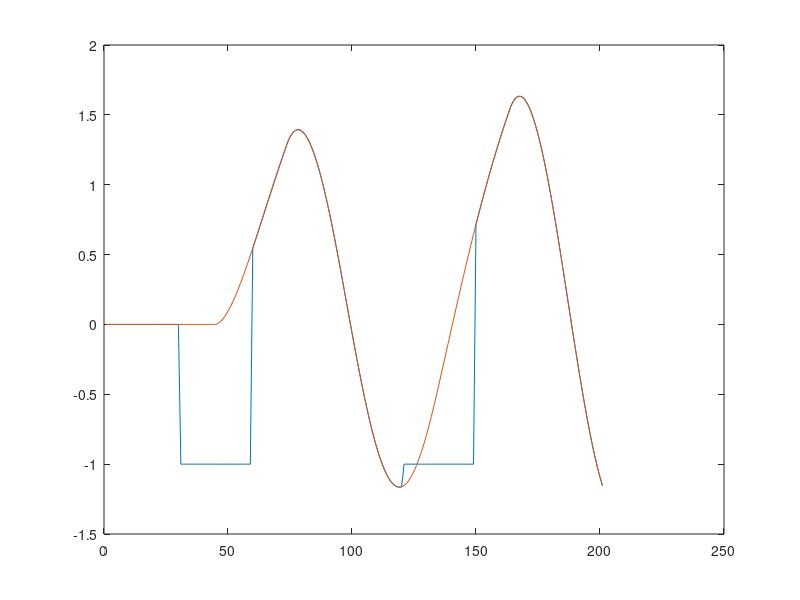

This figure's MATLAB source: (Note: this script raises an error after producing the figure.)
%% setting up modelled V chem
LG0 = 3;
tau1 = 20;
delay = 15;
tau2 = tau1;

%LG0 = LG1*(1+(2*pi*tau1)^2)^0.5;
LG1 = LG0/(1+(2*pi*tau1/60)^2)^0.5 / (1+(2*pi*tau2/60)^2)^0.5;

%LG1 = abs(LG0 * 1/(1 + j*2*pi/60*tau1) * 1/(1 + j*2*pi/60*tau2))


dt = 1;
Time = (-60:dt:210)';
Time=(1:dt:201)';

alpha1=(tau1./dt)./(1+tau1./dt); % Forward Euler approximation of alph
alpha2=1-dt/tau1; % Backward Euler approximation of alpha
beta1=-LG0./(1+tau1./dt); % Forward Euler approximation of beta
beta2=-LG0./(tau1./dt); % Backward Euler approximation of beta
alpha=(alpha1+alpha2)/2; % alpha
beta=(beta1+beta2)/2; % beta

alpha1X=(tau2./dt)./(1+tau2./dt); % Forward Euler approximation of alph
alpha2X=1-dt/tau2; % Backward Euler approximation of alpha
beta1X=1./(1+tau2./dt); % Forward Euler approximation of beta
beta2X=1./(tau2./dt); % Backward Euler approximation of beta
alphaX=(alpha1X+alpha2X)/2; % alpha
betaX=(beta1X+beta2X)/2; % beta

% alpha=1-dt/tau1; % Backward Euler approximation of alpha
% alphaX=1-dt/tau2; % Backward Euler approximation of alpha
% beta=-k./(tau1./dt); % Backward Euler approximation of beta
% betaX=1./(tau2./dt); % Backward Euler approximation of beta

VE = 0*Time;
E1 = 0*Time + 1;
E1(Time>30 & Time<60) = 0;
E1(Time>120 & Time<150) = 0;
VE(E1==0)=-1;

delayedVE = 0*Time;
delayi = round(delay/dt);
delayedVE(delayi+1:end) = VE(1:end-delayi);

Vchem = 0*Time;
Vchem2 = 0*Time;
for k=(delayi+1):length(Time)
    delayedVE(k) = VE(k-delayi);
    Vchem(k) = alpha*Vchem(k-1) + delayedVE(k)*beta;
    Vchem2(k) = alphaX*Vchem2(k-1) + Vchem(k)*betaX;
    %VE(k) = Vchem2(k);
    VE(k) = Vchem2(k);
    if E1(k)==0
        VE(k) = -1;
    end
end
Vchem = Vchem2;

%Vout = Vchem2;
%Vout(E1==0)=VE(E1==0);

figure(1)
plot(Time,[VE Vchem]);


%%
%             - Column 1: Breath-by-Breath Minute Ventilation -- Must already be "mean subtracted" i.e. eupnea=0.
%             - Column 2: Obstructive respiratory event series. Elements=1 for an un-obstructed breath; Elements=0 for an obstructed breath.
%             - Column 3: Arousal Scoring series: defines whether there is an arousal present in each breath (arousal present, AR[n]=1; No arousal present, AR[n]=0);
%             - Column 4: The time that each breath in the series occurs.
%             - Column 5: Scored Central Apnea array series: defines whether each breath is scored as a central apnea. elements=1 for breaths in a scored central apnea; Elements=0 for breaths not classified as a central apnea.
%             - Column 6: T_tot series (currently unused)
%             - Column 7: T_tot series for the previous breath.
% global settings
% settings.plotfigureLGparameters = 1

%OLD - plots event by event within subject
M=10
load(['EventAnalyzed\PhenoDrive2020_' num2str(M)])

Veupnea=1;
VdriveExponent=1; %0.67 perhaps for those with Vdrive>VE at arousal?
settings.tau2ontau1=1;
settings.VchemNonlinearTransform=1;
minareffect=1;


for i=3:size(Boxes.VI,2)
VE=Boxes.VI(i,:)'-mean(Boxes.VI(i,:));
Vchem=Boxes.VdriveEdiNorm(i,:)'-mean(Boxes.VdriveEdiNorm(i,:));
E1=VE*0;
Time=(1:dt:201)';

%ArSig = Boxes.ArPr(i,:)*1; %EventsAr
ArSig = 0*VE;
ArSig = ArSignalEffects(1*(Boxes.ArPr(i,:)'*1 > 0.75),2,20);
ArSig = (Boxes.ArPr(i,:)'-minareffect)/(1-minareffect); ArSig(ArSig<0)=0;

%Data = [VE E1 E1*0 Time E1*0 E1*0+dt E1*0+dt Vchem];

Data = [VE E1 ArSig Time E1*0 E1*0+dt E1*0+dt Vchem];
VraOn=0;
Veupnea=1;
polyfitorder=0;
% 
% I = [-10+101+round(0*EAinfo.deltaT2):round(101+45)]';
% I(I<1)=[];
% Data = Data(I,:);
I=[1:201];

[Error,VchemOut,Varousal,LoopGainParameters,BestParameters,BestSSres,FitQuality,i_1,i_end,lowerSEM,upperSEM,CI_parameters] = ...
    FindBestModelParametersCItau2(Data,VraOn,Veupnea,polyfitorder)

%

% ParametersArray(i,:)=BestParameters;
% figure(2)
% plot(Time,[Vchem VchemOut]);


figure(2); clf(2);
plot(Time(I),1+[VE(I) Vchem(I)]);
hold on
plot(Time(I),1+[VchemOut]);
plot(Time(I),1+[Varousal+VchemOut],'k');
plot(Time(I),2+[Ensembles.ArPr(I) ArSig(I)]);
%legend on
%hold on

pause
end

%% MAIN FUNCTION FOR LOOP GAIN FITS TO EDI
%Run this section
%idcs   = strfind(dir,'\');
 newdir = settings.workdir
 if ~(exist([newdir '\CPAPTraits'], 'dir') == 7)
        mkdir([newdir '\CPAPTraits']);
 end
    

for M=1:60; %15 41 17* 4 46 19 14 23
    
dt = 1;
    try
load(['EventAnalyzed\PhenoDrive2020_' num2str(M)])

Veupnea=1;
VdriveExponent=1; %0.67 perhaps for those with Vdrive>VE at arousal?
settings.tau2ontau1=1;
settings.VchemNonlinearTransform=1;
minareffect=1;

VE=Ensembles.VI - Veupnea; %affects fit
Vchem=Ensembles.VdriveEdiNorm.^VdriveExponent - Veupnea; %doesn't affect fit (shift/scale)
%Vchem=Ensembles.VdrivePesNorm.^VdriveExponent - Veupnea; %doesn't affect fit (shift/scale)
Time=(1:dt:201)';

if 0
I = find(~isnan(sum(Boxes.VdriveEdiNorm,2)));
VE=Boxes.VI(I,:)' - 1;
Vchem=Boxes.VdriveEdiNorm(I,:)' - 1;
VE=VE(:);
Vchem=Vchem(:);
end

ArSig = Ensembles.ArPr*1; %EventsAr
ArSig = 0*VE;
ArSig = ArSignalEffects(1*(Ensembles.ArPr*1 > 0.75),2,20);
try
GGSig = Ensembles.GGpeak
catch
end
ArSig = (Ensembles.ArPr-minareffect)/(1-minareffect); ArSig(ArSig<0)=0;
   %ArSig=ArSig.^0.5 
%ArSig = ArSignalEffects(1*(Ensembles.ArPr*1 > 0.5),0,[]);
%ArSig = ArSignalEffects(1*(Ensembles.ArPr*1 > 0.5),1,20)

% ArSig = 1*(Ensembles.ArPr*1 > 0.5);
% AR1 = ArSig;

%ArSig = 1*(Ensembles.ArPr*1 > 0.5);
%ArSig = Ensembles.ArPrLogit*1; %EventsAr
%Time(:,1)=(1:dt:length(VE));

%ArSig = Ensembles.EventsAr*1; %EventsAr
E1=VE*0 +1;
%E1(Ensembles.ArPr*1 >0.5)=0;
%E1(Ensembles.EventsResp<0.5)=0;

Data = [VE E1 ArSig Time E1*0 E1*0+dt E1*0+dt Vchem];

I = [-10+101+round(0*EAinfo.deltaT2):round(101+45)]';

I(I<1)=[];
Data = Data(I,:);



VraOn=1;
Veupnea=1;
polyfitorder=0;

[Error,VchemOut,Varousal,LoopGainParameters,BestParameters,BestSSres,FitQuality,i_1,i_end,lowerSEM,upperSEM,CI_parameters] = ...
    FindBestModelParametersCItau2(Data,VraOn,Veupnea,polyfitorder)
%LoopGainParameters=[LG0 tau delay LGn Tn LG1 LG2 gamma];

%LoopGainParametersTemp = LoopGainParameters;
disp(['LG1=' num2str(LoopGainParameters(6))]);
disp(['VRA=' num2str(LoopGainParameters(8))]);

figure(2); clf(2);
plot(Time(I)-100,1+[VE(I) Vchem(I)]);
hold on
plot(Time(I)-100,1+[VchemOut]);
plot(Time(I)-100,1+[Varousal+VchemOut],'k');
plot(Time(I)-100,2+[Ensembles.ArPr(I)]) % ArSig(I)]);
try
plot(Time(I)-100,1+[(Ensembles.GGpeak(I)-mean(Ensembles.GGpeak(I)))/mean(Ensembles.GGpeak(I))]) % ArSig(I)]);

plot(Time(I)-100,1+[(Ensembles.DeltaPes(I)-mean(Ensembles.DeltaPes(I)))/mean(Ensembles.DeltaPes(I))]) % ArSig(I)]);
catch
end
xlabel('Time')
ylabel('VE  Vdrive  VChemOut   ArPr')

title(['LG1='  num2str(LoopGainParameters(6)) '; ' 'VRA=' num2str(LoopGainParameters(8))] )

set(gca,'box','off')
%legend on
%hold on
 pause

LGvalues(M,:)=LoopGainParameters
if 0
saveas(2,[newdir '\CPAPTraits' '\'  num2str(M) '_LG'],'fig');
end
%Save

    catch me
    end
end

%% Save all LG values
if 0
save([newdir '\CPAPTraits' '\'  'LGvalues'],'LGvalues');
end
%%
if 1
    
ParametersFixed = [NaN NaN NaN NaN];
Parameters = [LG1*1.2 tau1 0 0]
[SSres,Error,Rsq,VchemOut,Varousal,Penalized_Error] = TheModelX1tau2(Parameters,Data,i_1,delayedVE,polyfitorder,ParametersFixed)

figure(3)
plot(Time,[VE VchemOut]);
hold on
end

%% 
disp('All working!!')


